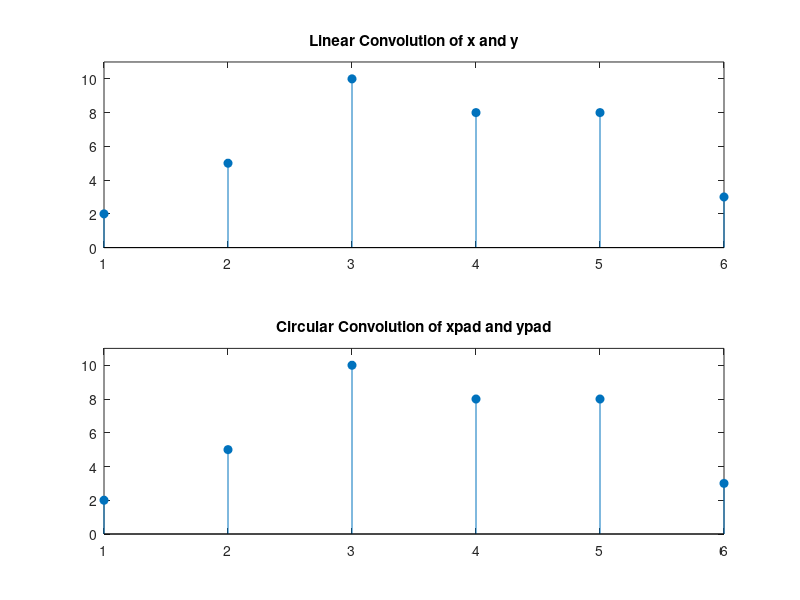

This figure's MATLAB source:
x = [2 1 2 1];
y = [1 2 3];
clin = conv(x,y);
xpad = [x zeros(1,6-length(x))];
ypad = [y zeros(1,6-length(y))];
ccirc = ifft(fft(xpad).*fft(ypad));
subplot(2,1,1)
stem(clin,'filled')
ylim([0 11])
title('Linear Convolution of x and y')
subplot(2,1,2)
stem(ccirc,'filled')
ylim([0 11])
title('Circular Convolution of xpad and ypad')
N = length(x)+length(y)-1;
xpad = [x zeros(1,12-length(x))];
ypad = [y zeros(1,12-length(y))];
ccirc = ifft(fft(xpad).*fft(ypad));
ccirc = ccirc(1:N);